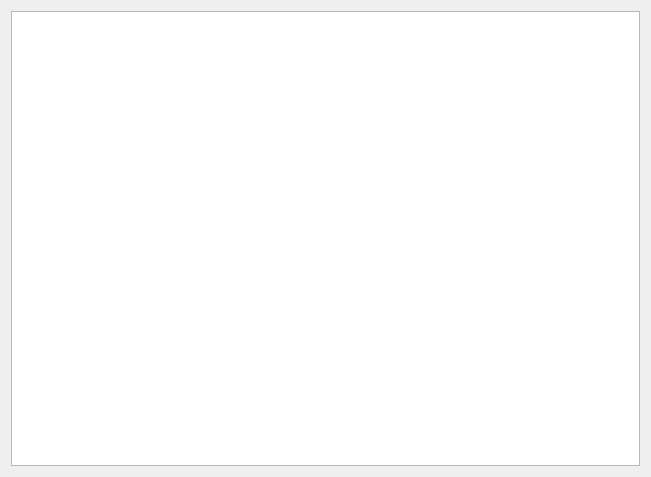
<?xml version="1.0" encoding="UTF-8"?>
<ui version="4.0">
 <class>CandleStickSetting</class>
 <widget class="QWidget" name="CandleStickSetting">
  <property name="geometry">
   <rect>
    <x>0</x>
    <y>0</y>
    <width>651</width>
    <height>477</height>
   </rect>
  </property>
  <property name="windowTitle">
   <string>Form</string>
  </property>
  <layout class="QGridLayout" name="gridLayout">
   <item row="0" column="0">
    <widget class="QTextEdit" name="textEdit"/>
   </item>
  </layout>
 </widget>
 <resources/>
 <connections/>
</ui>
